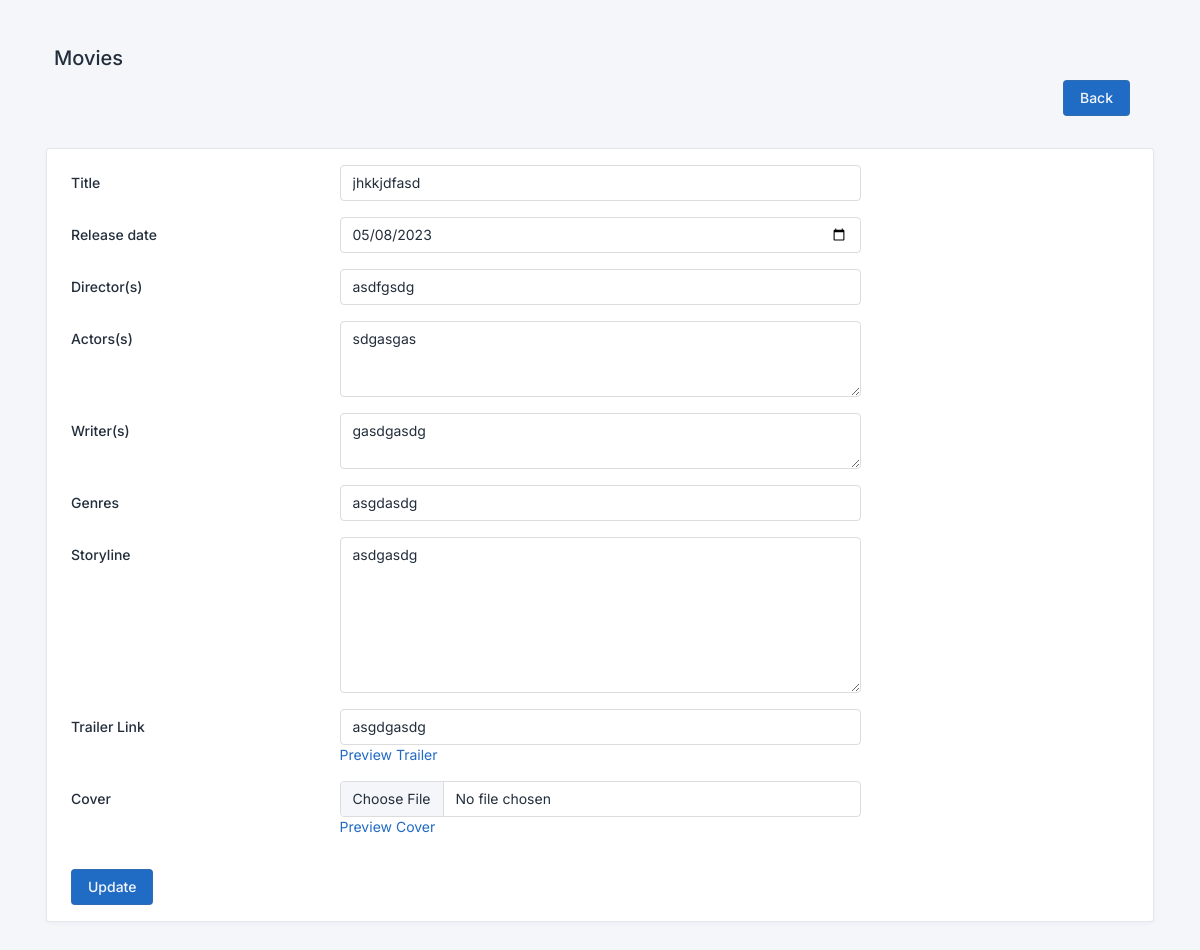
Page /edit_movie/5 on the earlier database version.
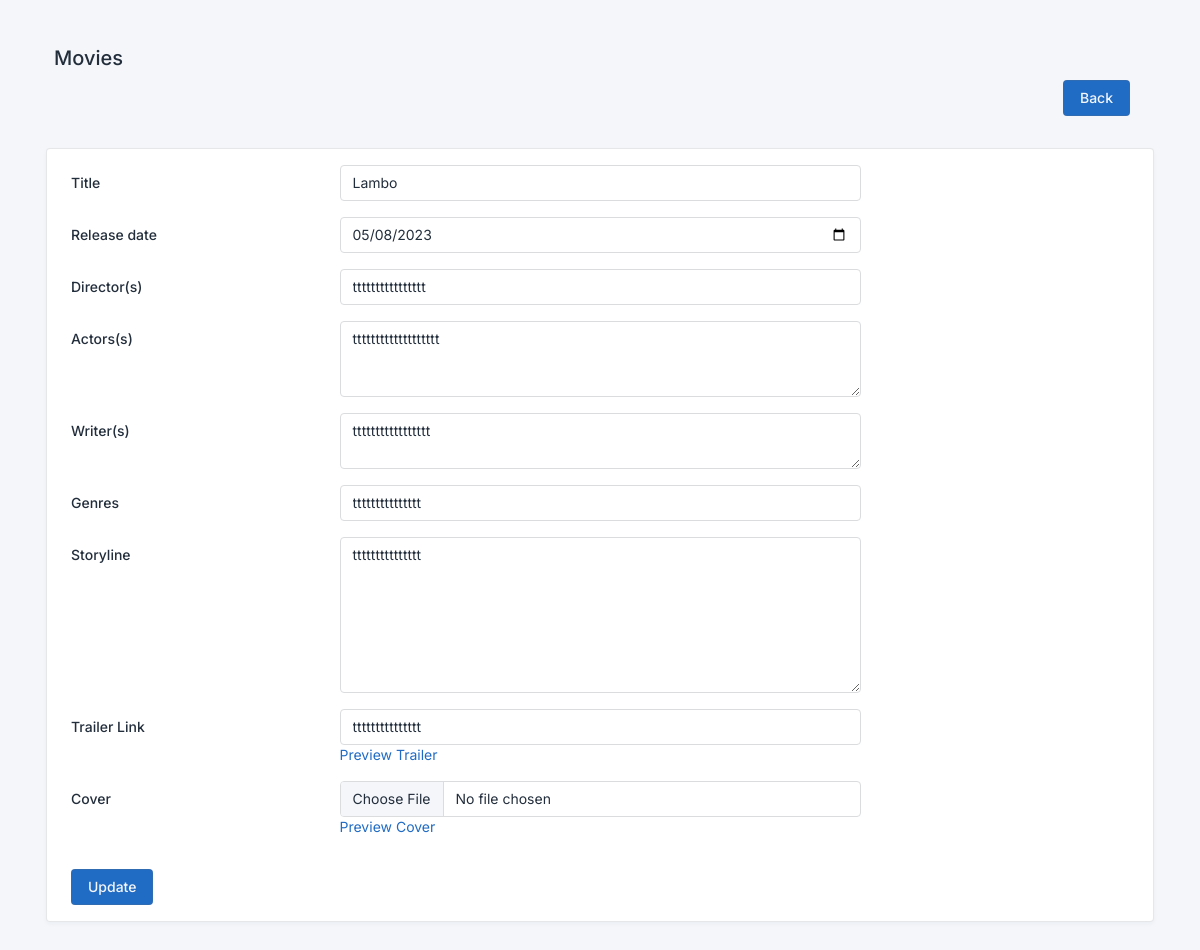
Same page on the later database version.
### movies/models.py (models this page shows, shortened)
class Movie(models.Model):
    title = models.CharField(max_length=300)
    release_date = models.DateField()
    directors = models.CharField(max_length=300)
    actors = models.TextField()
    writers = models.CharField(max_length=300)
    genres = models.CharField(max_length=100)
    storyline = models.TextField(blank=True, null=True)
    trailer_url = models.URLField()
    cover = models.ImageField(upload_to="media")
    created_at= models.DateTimeField(auto_now_add=True)
    updated_at = models.DateTimeField(auto_now=True)

### movies/views.py (the view)
# urls.py: path('edit_movie/<int:pk>',views.edit_movie, name="edit_movie"),
def edit_movie(request,pk):
    movie =Movie.objects.get(id=pk)
    context = {
        'movie':movie,
    }
    return render(request,'movies/edit_movie.html', context)

### templates/movies/edit_movie.html (shortened to what this page needs)
{% extends 'base.html' %}
{% load static %}
{% block content %}
<div class="row">
  <div class="col-12">
      <div class="page-title-box d-flex align-items-center justify-content-end pb-3">
          <div class="page-title-right">
            <a type="button" class="btn btn-primary w-100"
                href="{% url 'view_movies' %}">Back
            </a>
          </div>
      </div>
  </div>
</div>
<div class="card">
  <div class="card-body">
    <form  action="{% url 'update_movie' movie.id %}" method="post" enctype="multipart/form-data" >
      <div class="form-group mb-3 row">
        <label class="form-label col-3 col-form-label">Title</label>
        <div class="col-6">
          <input type="text" name="title" value="{{movie.title}}" class="form-control" placeholder="Movie title" />
        </div>
      </div>
      <div class="form-group mb-3 row">
        <label class="form-label col-3 col-form-label">Release date</label>
        <div class="col-6">
          <input type="date" name="release_date" value="{{movie.release_date|date:'Y-m-d'}}" class="form-control"/>
        </div>
      </div>
      <div class="form-group mb-3 row">
        <label class="form-label col-3 col-form-label">Director(s)</label>
        <div class="col-6">
          <input type="text" name="directors" value="{{movie.directors}}"class="form-control" placeholder="Directors"/>
        </div>
      </div>
      <div class="form-group mb-3 row">
        <label class="form-label col-3 col-form-label">Actors(s)</label>
        <div class="col-6">
          <textarea name="actors" class="form-control" cols="30" rows="3" placeholder="Actors">{{movie.actors}}</textarea>
        </div>
      </div>
      <div class="form-group mb-3 row">
        <label class="form-label col-3 col-form-label">Writer(s)</label>
        <div class="col-6">
          <textarea name="writers" class="form-control" cols="30" rows="2" placeholder="Writer(s)">{{movie.writers}}</textarea>
        </div>
      </div>
      <div class="form-group mb-3 row">
        <label class="form-label col-3 col-form-label">Genres</label>
        <div class="col-6">
          <input type="text" name="genres" value="{{movie.genres}}" class="form-control" placeholder="Genres"/>
        </div>
      </div>
      <div class="form-group mb-3 row">
        <label class="form-label col-3 col-form-label">Storyline</label>
        <div class="col-6">
          <textarea name="storyline" class="form-control" cols="30" rows="7" placeholder="Storyline">{{movie.storyline}}</textarea>
        </div>
      </div>
      <div class="form-group mb-3 row">
        <label class="form-label col-3 col-form-label">Trailer Link</label>
        <div class="col-6">
          <input type="text" name="trailer_url" value="{{movie.trailer_url}}" class="form-control" placeholder="Trailer link"/>
          <span class="mt-2"><a href="../../{{movie.trailer_url}}">Preview Trailer</a></span>
        </div>
      </div>
      <div class="form-group mb-3 row">
        <label class="form-label col-3 col-form-label">Cover</label>
        <div class="col-6">
          <input type="file" name="upload" value="{{movie.cover}}" accept="image/*" class="form-control" placeholder="Cover"/>
          <span class="mt-2"><a href="../media/{{movie.cover}}">Preview Cover</a></span>
        </div>
      </div>
      <div class="form-footer">
        <button type="submit" class="btn btn-primary">Update</button>
      </div>
    </form>
  </div>
</div>
{% endblock %}

Differences in the rows shown:
changed Movie: title "jhkkjdfasd" → "Lambo"; directors "asdfgsdg" → "tttttttttttttttt"; actors "sdgasgas" → "ttttttttttttttttttt"; writers "gasdgasdg" → "ttttttttttttttttt"; genres "asgdasdg" → "ttttttttttttttt"; storyline "asdgasdg" → "ttttttttttttttt"; trailer_url "asgdgasdg" → "ttttttttttttttt"
